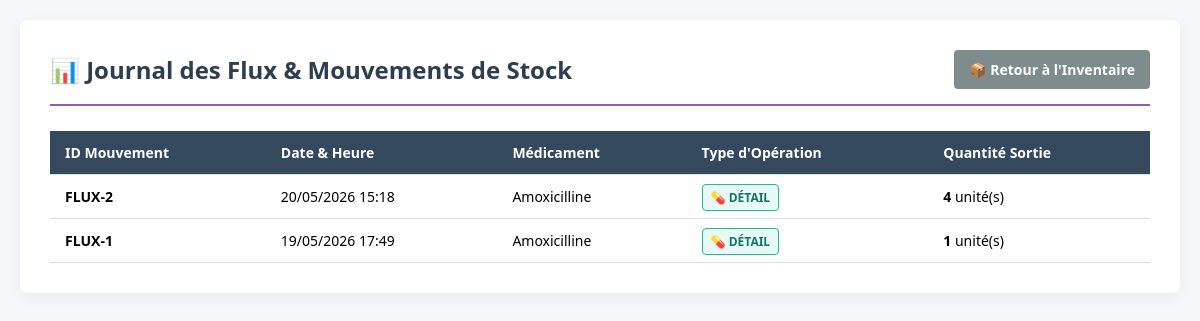
Page /rapport-flux/ (signed in) on the committed database.
### pharmacy/models.py (models this page shows, shortened)
class Vente(models.Model):
    TYPES_VENTE = [('DETAIL', 'Vente au Détail'), ('GROS', 'Vente en Gros (Carton)')]
    medicament = models.ForeignKey(Medicament, on_delete=models.CASCADE)
    type_vente = models.CharField(max_length=10, choices=TYPES_VENTE, default='DETAIL')
    quantite_vendue = models.PositiveIntegerField(help_text="Nombre d'unités si Détail, nombre de cartons si Gros")
    prix_total = models.DecimalField(max_digits=10, decimal_places=2, blank=True)
    date_vente = models.DateTimeField(auto_now_add=True)
    code_facture_unique = models.UUIDField(default=uuid.uuid4, unique=True, editable=False)

class Medicament(models.Model):
    UNITE = 'UNITE'
    CARTON = 'CARTON'
    PALETTE = 'PALETTE'
    TYPE_EMBALLAGE_CHOICES = [
        (UNITE, 'Unité (Boîte/Flacon)'),
        (CARTON, 'Carton de Gros'),
        (PALETTE, 'Palette Importation'),
    ]
    etablissement = models.ForeignKey(Etablissement, on_delete=models.CASCADE)
    nom = models.CharField(max_length=100)
    quantite_stock = models.IntegerField(default=0, help_text="Quantité totale disponible en unités de détail")
    conditionnement_achat = models.CharField(max_length=20, choices=TYPE_EMBALLAGE_CHOICES, default=UNITE)
    unites_par_carton = models.IntegerField(default=1, help_text="Combien d'unités individuelles contient un carton")
    pays_origine = models.CharField(max_length=100, default="International", help_text="Pays de fabrication")
    numero_lot_import = models.CharField(max_length=100, blank=True, null=True, help_text="Numéro de lot douanier / international")
    cout_fret_douane = models.DecimalField(max_digits=10, decimal_places=2, default=0.00, help_text="Frais de transport et douane")
    prix_unitaire = models.DecimalField(max_digits=10, decimal_places=2, help_text="Prix de vente standard à l'unité")
    prix_grossiste_carton = models.DecimalField(max_digits=10, decimal_places=2, null=True, blank=True, help_text="Prix de vente en gros")
    posologie_standard_ia = models.TextField(blank=True, help_text="Généré automatiquement par l'IA si laissé vide")
    contre_indications = models.TextField(blank=True, help_text="Généré automatiquement par l'IA si laissé vide")

### pharmacy/views.py (the view)
# urls.py: path('rapport-flux/', views.rapport_flux, name='rapport-flux'),
@login_required
def rapport_flux(request):
    mouvements = Vente.objects.all().order_by('-date_vente')
    return render(request, "pharmacy/rapport_flux.html", {
        "mouvements": mouvements
    })

### pharmacy/templates/pharmacy/rapport_flux.html (shortened to what this page needs)
<!DOCTYPE html>
<html lang="fr">
<head>
</head>
<body>
<div class="container">
    <div class="header-bar">
        <h2>📊 Journal des Flux & Mouvements de Stock</h2>
        <a href="{% url 'inventaire' %}" class="btn-back">📦 Retour à l'Inventaire</a>
    </div>
    <table>
        <thead>
            <tr>
                <th>ID Mouvement</th>
                <th>Date & Heure</th>
                <th>Médicament</th>
                <th>Type d'Opération</th>
                <th>Quantité Sortie</th>
            </tr>
        </thead>
        <tbody>
            {% for flux in mouvements %}
            <tr>
                <td><strong>FLUX-{{ flux.id }}</strong></td>
                <td>{{ flux.date_vente|date:"d/m/Y H:i" }}</td>
                <td>{{ flux.medicament.nom }}</td>
                <td>
                    {% if flux.type_vente == 'GROS' %}
                        <span class="badge badge-gros">🏢 Gros / Transfert</span>
                    {% else %}
                        <span class="badge badge-detail">💊 Détail</span>
                    {% endif %}
                </td>
                <td>
                    <strong>{{ flux.quantite_vendue }}</strong>
                    {% if flux.type_vente == 'GROS' %} carton(s) {% else %} unité(s) {% endif %}
                </td>
            </tr>
            {% empty %}
            <tr>
                <td colspan="5" style="text-align: center; color: #7f8c8d;">Aucun mouvement enregistré dans le journal des flux.</td>
            </tr>
            {% endfor %}
        </tbody>
    </table>
</div>
</body>
</html>

### pharmacy/templates/pharmacy/rapport_flux.html (style rules this page uses)
body { font-family: 'Segoe UI', Tahoma, Geneva, Verdana, sans-serif; background-color: #f4f6f9; margin: 0; padding: 20px; }
.container { max-width: 1100px; margin: auto; background: white; padding: 30px; border-radius: 8px; box-shadow: 0 4px 15px rgba(0,0,0,0.05); }
.header-bar { display: flex; justify-content: space-between; align-items: center; border-bottom: 2px solid #9b59b6; padding-bottom: 15px; margin-bottom: 25px; }
h2 { color: #2c3e50; margin: 0; }
table { width: 100%; border-collapse: collapse; margin-top: 15px; }
th, td { padding: 12px 15px; text-align: left; border-bottom: 1px solid #ddd; font-size: 14px; }
th { background-color: #34495e; color: white; }
.badge { padding: 4px 8px; border-radius: 4px; font-size: 12px; font-weight: bold; text-transform: uppercase; }
.badge-detail { background-color: #e8f8f5; color: #117864; border: 1px solid #1abc9c; }
.btn-back { padding: 10px 15px; background-color: #7f8c8d; color: white; text-decoration: none; border-radius: 4px; font-weight: bold; font-size: 14px; }

### rows in the picture
Vente: id "2", date_vente "20/05/2026 15:18", medicament.nom "Amoxicilline", type_vente "💊 DÉTAIL", quantite_vendue "4"
Vente: id "1", date_vente "19/05/2026 17:49", medicament.nom "Amoxicilline", type_vente "💊 DÉTAIL", quantite_vendue "1"
